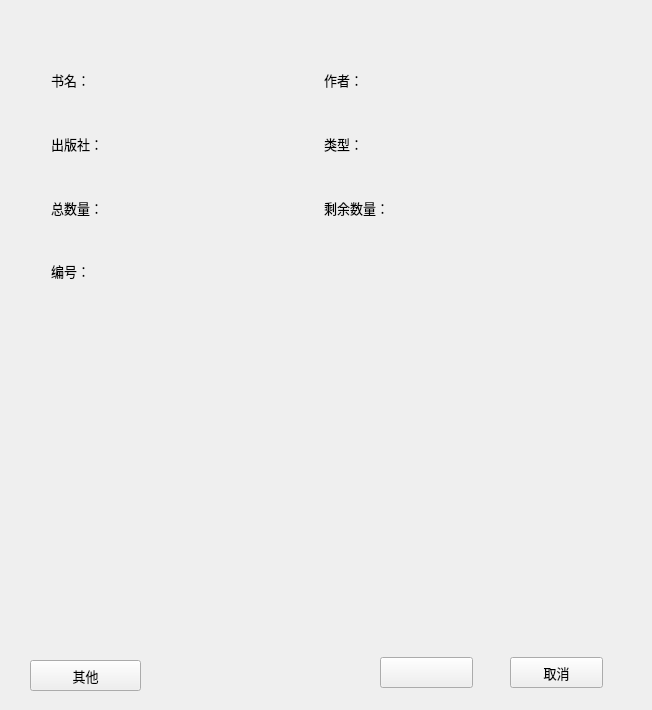
<?xml version="1.0" encoding="UTF-8"?>
<ui version="4.0">
 <class>BookDetail</class>
 <widget class="QWidget" name="BookDetail">
  <property name="geometry">
   <rect>
    <x>0</x>
    <y>0</y>
    <width>652</width>
    <height>710</height>
   </rect>
  </property>
  <property name="windowTitle">
   <string>BookDetail</string>
  </property>
  <widget class="QWidget" name="gridLayoutWidget">
   <property name="geometry">
    <rect>
     <x>40</x>
     <y>40</y>
     <width>561</width>
     <height>271</height>
    </rect>
   </property>
   <layout class="QGridLayout" name="gridLayout">
    <item row="2" column="0">
     <widget class="QLabel" name="labelAmount">
      <property name="font">
       <font>
        <family>微软雅黑</family>
        <pointsize>10</pointsize>
       </font>
      </property>
      <property name="text">
       <string>总数量：</string>
      </property>
     </widget>
    </item>
    <item row="1" column="0">
     <widget class="QLabel" name="label">
      <property name="font">
       <font>
        <family>微软雅黑</family>
        <pointsize>10</pointsize>
       </font>
      </property>
      <property name="text">
       <string>出版社：</string>
      </property>
     </widget>
    </item>
    <item row="3" column="0">
     <widget class="QLabel" name="labelNo">
      <property name="font">
       <font>
        <family>微软雅黑</family>
        <pointsize>10</pointsize>
       </font>
      </property>
      <property name="text">
       <string>编号：</string>
      </property>
     </widget>
    </item>
    <item row="1" column="2">
     <widget class="QLabel" name="labelType">
      <property name="font">
       <font>
        <family>微软雅黑</family>
        <pointsize>10</pointsize>
       </font>
      </property>
      <property name="text">
       <string>类型：</string>
      </property>
     </widget>
    </item>
    <item row="0" column="2">
     <widget class="QLabel" name="labelWriter">
      <property name="font">
       <font>
        <family>微软雅黑</family>
        <pointsize>10</pointsize>
       </font>
      </property>
      <property name="text">
       <string>作者：</string>
      </property>
     </widget>
    </item>
    <item row="2" column="2">
     <widget class="QLabel" name="labelRest">
      <property name="font">
       <font>
        <family>微软雅黑</family>
        <pointsize>10</pointsize>
       </font>
      </property>
      <property name="text">
       <string>剩余数量：</string>
      </property>
     </widget>
    </item>
    <item row="0" column="0">
     <widget class="QLabel" name="labelName">
      <property name="font">
       <font>
        <family>微软雅黑</family>
        <pointsize>10</pointsize>
       </font>
      </property>
      <property name="text">
       <string>书名：</string>
      </property>
     </widget>
    </item>
    <item row="2" column="1">
     <widget class="QLabel" name="textAmount">
      <property name="font">
       <font>
        <family>微软雅黑</family>
        <pointsize>10</pointsize>
       </font>
      </property>
      <property name="text">
       <string/>
      </property>
     </widget>
    </item>
    <item row="1" column="1">
     <widget class="QLabel" name="textPress">
      <property name="font">
       <font>
        <family>微软雅黑</family>
        <pointsize>10</pointsize>
       </font>
      </property>
      <property name="text">
       <string/>
      </property>
     </widget>
    </item>
    <item row="0" column="1">
     <widget class="QLabel" name="textName">
      <property name="font">
       <font>
        <family>微软雅黑</family>
        <pointsize>10</pointsize>
       </font>
      </property>
      <property name="text">
       <string/>
      </property>
     </widget>
    </item>
    <item row="2" column="3">
     <widget class="QLabel" name="textRest">
      <property name="font">
       <font>
        <family>微软雅黑</family>
        <pointsize>10</pointsize>
       </font>
      </property>
      <property name="text">
       <string/>
      </property>
     </widget>
    </item>
    <item row="1" column="3">
     <widget class="QLabel" name="textType">
      <property name="font">
       <font>
        <family>微软雅黑</family>
        <pointsize>10</pointsize>
       </font>
      </property>
      <property name="text">
       <string/>
      </property>
     </widget>
    </item>
    <item row="0" column="3">
     <widget class="QLabel" name="textWriter">
      <property name="font">
       <font>
        <family>微软雅黑</family>
        <pointsize>10</pointsize>
       </font>
      </property>
      <property name="text">
       <string/>
      </property>
     </widget>
    </item>
    <item row="3" column="1" colspan="3">
     <widget class="QLabel" name="textNo">
      <property name="font">
       <font>
        <family>微软雅黑</family>
        <pointsize>10</pointsize>
       </font>
      </property>
      <property name="text">
       <string/>
      </property>
     </widget>
    </item>
   </layout>
  </widget>
  <widget class="QPushButton" name="Buttonbnr">
   <property name="geometry">
    <rect>
     <x>380</x>
     <y>657</y>
     <width>93</width>
     <height>31</height>
    </rect>
   </property>
   <property name="font">
    <font>
     <family>微软雅黑</family>
     <pointsize>10</pointsize>
    </font>
   </property>
   <property name="text">
    <string/>
   </property>
  </widget>
  <widget class="QPushButton" name="ButtonCancel">
   <property name="geometry">
    <rect>
     <x>510</x>
     <y>657</y>
     <width>93</width>
     <height>31</height>
    </rect>
   </property>
   <property name="font">
    <font>
     <family>微软雅黑</family>
     <pointsize>10</pointsize>
    </font>
   </property>
   <property name="text">
    <string>取消</string>
   </property>
  </widget>
  <widget class="QPushButton" name="ButtonOthers">
   <property name="geometry">
    <rect>
     <x>30</x>
     <y>660</y>
     <width>111</width>
     <height>31</height>
    </rect>
   </property>
   <property name="font">
    <font>
     <family>微软雅黑</family>
     <pointsize>10</pointsize>
    </font>
   </property>
   <property name="text">
    <string>其他</string>
   </property>
  </widget>
 </widget>
 <layoutdefault spacing="6" margin="11"/>
 <resources/>
 <connections/>
</ui>
